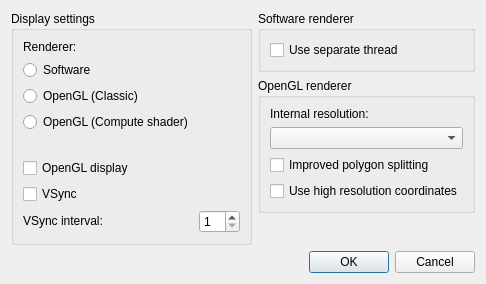
<?xml version="1.0" encoding="UTF-8"?>
<ui version="4.0">
 <class>VideoSettingsDialog</class>
 <widget class="QDialog" name="VideoSettingsDialog">
  <property name="geometry">
   <rect>
    <x>0</x>
    <y>0</y>
    <width>514</width>
    <height>316</height>
   </rect>
  </property>
  <property name="sizePolicy">
   <sizepolicy hsizetype="Preferred" vsizetype="Preferred">
    <horstretch>0</horstretch>
    <verstretch>0</verstretch>
   </sizepolicy>
  </property>
  <property name="windowTitle">
   <string>Video settings - MelonDS - Ixranium Fork</string>
  </property>
  <layout class="QGridLayout" name="gridLayout">
   <property name="sizeConstraint">
    <enum>QLayout::SizeConstraint::SetFixedSize</enum>
   </property>
   <property name="horizontalSpacing">
    <number>6</number>
   </property>
   <item row="1" column="1">
    <widget class="QGroupBox" name="groupBox_3">
     <property name="title">
      <string>OpenGL renderer</string>
     </property>
     <layout class="QGridLayout" name="gridLayout_4">
      <item row="0" column="0">
       <widget class="QLabel" name="label_3">
        <property name="text">
         <string>Internal resolution:</string>
        </property>
       </widget>
      </item>
      <item row="2" column="0">
       <widget class="QCheckBox" name="cbBetterPolygons">
        <property name="whatsThis">
         <string>&lt;html&gt;&lt;head/&gt;&lt;body&gt;&lt;p&gt;Enabling this may help reduce distortion on quads and more complex polygons, but may also reduce performance.&lt;/p&gt;&lt;/body&gt;&lt;/html&gt;</string>
        </property>
        <property name="text">
         <string>Improved polygon splitting</string>
        </property>
       </widget>
      </item>
      <item row="1" column="0">
       <widget class="QComboBox" name="cbxGLResolution">
        <property name="whatsThis">
         <string>&lt;html&gt;&lt;head/&gt;&lt;body&gt;&lt;p&gt;The resolution at which the 3D graphics will be rendered. Higher resolutions improve graphics quality when the main window is enlarged, but may also cause glitches.&lt;/p&gt;&lt;/body&gt;&lt;/html&gt;</string>
        </property>
       </widget>
      </item>
      <item row="3" column="0">
       <widget class="QCheckBox" name="cbxComputeHiResCoords">
        <property name="text">
         <string>Use high resolution coordinates</string>
        </property>
       </widget>
      </item>
     </layout>
    </widget>
   </item>
   <item row="0" column="1">
    <widget class="QGroupBox" name="groupBox_2">
     <property name="title">
      <string>Software renderer</string>
     </property>
     <layout class="QGridLayout" name="gridLayout_3">
      <item row="0" column="0">
       <widget class="QCheckBox" name="cbSoftwareThreaded">
        <property name="whatsThis">
         <string>&lt;html&gt;&lt;head/&gt;&lt;body&gt;&lt;p&gt;Run the software renderer on a separate thread. Yields better performance on multi-core CPUs.&lt;/p&gt;&lt;/body&gt;&lt;/html&gt;</string>
        </property>
        <property name="text">
         <string>Use separate thread</string>
        </property>
       </widget>
      </item>
     </layout>
    </widget>
   </item>
   <item row="4" column="0" colspan="2">
    <widget class="QDialogButtonBox" name="buttonBox">
     <property name="orientation">
      <enum>Qt::Orientation::Horizontal</enum>
     </property>
     <property name="standardButtons">
      <set>QDialogButtonBox::StandardButton::Cancel|QDialogButtonBox::StandardButton::Ok</set>
     </property>
    </widget>
   </item>
   <item row="0" column="0" rowspan="3" alignment="Qt::AlignmentFlag::AlignTop">
    <widget class="QGroupBox" name="groupBox">
     <property name="title">
      <string>Display settings</string>
     </property>
     <layout class="QGridLayout" name="gridLayout_2">
      <item row="7" column="1">
       <widget class="QSpinBox" name="sbVSyncInterval">
        <property name="whatsThis">
         <string>&lt;html&gt;&lt;head/&gt;&lt;body&gt;&lt;p&gt;The interval at which to synchronize to the monitor's refresh rate. Set to 1 for a 60Hz monitor, 2 for 120Hz, ...&lt;/p&gt;&lt;/body&gt;&lt;/html&gt;</string>
        </property>
        <property name="minimum">
         <number>1</number>
        </property>
        <property name="maximum">
         <number>20</number>
        </property>
       </widget>
      </item>
      <item row="5" column="0" colspan="2">
       <widget class="QCheckBox" name="cbGLDisplay">
        <property name="whatsThis">
         <string>&lt;html&gt;&lt;head/&gt;&lt;body&gt;&lt;p&gt;Use OpenGL to draw the DS screens to the main window. May result in better frame pacing. Mandatory when using the OpenGL 3D renderer.&lt;/p&gt;&lt;/body&gt;&lt;/html&gt;</string>
        </property>
        <property name="text">
         <string>OpenGL display</string>
        </property>
       </widget>
      </item>
      <item row="4" column="0" colspan="2">
       <spacer name="verticalSpacer">
        <property name="orientation">
         <enum>Qt::Orientation::Vertical</enum>
        </property>
        <property name="sizeType">
         <enum>QSizePolicy::Policy::Fixed</enum>
        </property>
        <property name="sizeHint" stdset="0">
         <size>
          <width>20</width>
          <height>20</height>
         </size>
        </property>
       </spacer>
      </item>
      <item row="6" column="0" colspan="2">
       <widget class="QCheckBox" name="cbVSync">
        <property name="whatsThis">
         <string>&lt;html&gt;&lt;head/&gt;&lt;body&gt;&lt;p&gt;When using OpenGL, synchronize the video output to your monitor's refresh rate.&lt;/p&gt;&lt;/body&gt;&lt;/html&gt;</string>
        </property>
        <property name="text">
         <string>VSync</string>
        </property>
       </widget>
      </item>
      <item row="7" column="0">
       <widget class="QLabel" name="label_2">
        <property name="sizePolicy">
         <sizepolicy hsizetype="Fixed" vsizetype="Fixed">
          <horstretch>0</horstretch>
          <verstretch>0</verstretch>
         </sizepolicy>
        </property>
        <property name="whatsThis">
         <string>&lt;html&gt;&lt;head/&gt;&lt;body&gt;&lt;p&gt;The interval at which to synchronize to the monitor's refresh rate. Set to 1 for a 60Hz monitor, 2 for 120Hz, ...&lt;/p&gt;&lt;/body&gt;&lt;/html&gt;</string>
        </property>
        <property name="text">
         <string>VSync interval:</string>
        </property>
       </widget>
      </item>
      <item row="2" column="0" colspan="2">
       <widget class="QRadioButton" name="rb3DOpenGL">
        <property name="whatsThis">
         <string>&lt;html&gt;&lt;head/&gt;&lt;body&gt;&lt;p&gt;The OpenGL renderer may be faster than software and supports graphical enhancements, but is more prone to glitches.&lt;/p&gt;&lt;/body&gt;&lt;/html&gt;</string>
        </property>
        <property name="text">
         <string>OpenGL (Classic)</string>
        </property>
       </widget>
      </item>
      <item row="1" column="0" colspan="2">
       <widget class="QRadioButton" name="rb3DSoftware">
        <property name="whatsThis">
         <string>&lt;html&gt;&lt;head/&gt;&lt;body&gt;&lt;p&gt;The software renderer is more accurate and less prone to rendering glitches, but requires more CPU power.&lt;/p&gt;&lt;/body&gt;&lt;/html&gt;</string>
        </property>
        <property name="text">
         <string>Software</string>
        </property>
       </widget>
      </item>
      <item row="0" column="0" colspan="2">
       <widget class="QLabel" name="label">
        <property name="text">
         <string>Renderer:</string>
        </property>
       </widget>
      </item>
      <item row="3" column="0">
       <widget class="QRadioButton" name="rb3DCompute">
        <property name="text">
         <string>OpenGL (Compute shader)</string>
        </property>
       </widget>
      </item>
     </layout>
    </widget>
   </item>
  </layout>
 </widget>
 <tabstops>
  <tabstop>rb3DSoftware</tabstop>
  <tabstop>rb3DOpenGL</tabstop>
  <tabstop>cbGLDisplay</tabstop>
  <tabstop>cbVSync</tabstop>
  <tabstop>sbVSyncInterval</tabstop>
  <tabstop>cbSoftwareThreaded</tabstop>
  <tabstop>cbxGLResolution</tabstop>
  <tabstop>cbBetterPolygons</tabstop>
 </tabstops>
 <resources/>
 <connections>
  <connection>
   <sender>buttonBox</sender>
   <signal>accepted()</signal>
   <receiver>VideoSettingsDialog</receiver>
   <slot>accept()</slot>
   <hints>
    <hint type="sourcelabel">
     <x>248</x>
     <y>254</y>
    </hint>
    <hint type="destinationlabel">
     <x>157</x>
     <y>274</y>
    </hint>
   </hints>
  </connection>
  <connection>
   <sender>buttonBox</sender>
   <signal>rejected()</signal>
   <receiver>VideoSettingsDialog</receiver>
   <slot>reject()</slot>
   <hints>
    <hint type="sourcelabel">
     <x>316</x>
     <y>260</y>
    </hint>
    <hint type="destinationlabel">
     <x>286</x>
     <y>274</y>
    </hint>
   </hints>
  </connection>
 </connections>
</ui>
